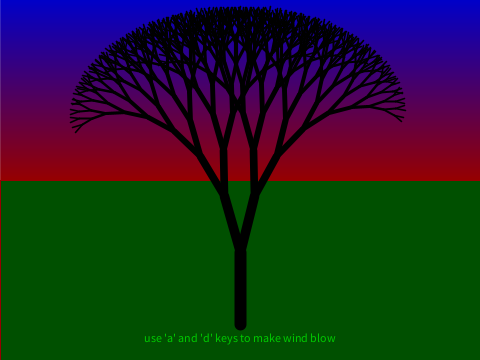
Frame 1 (no input)
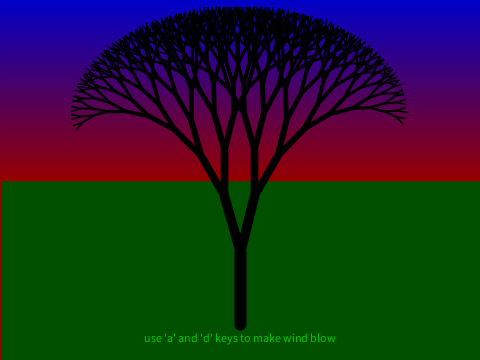
Frame 60 (the mouse pressed at the canvas centre just before this capture)
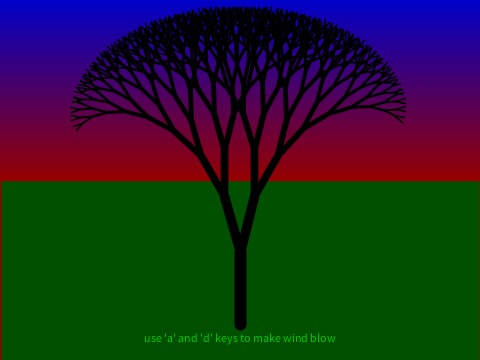
Frame 120 (the mouse held since frame 60 and released just before this capture)

The Processing sketch that drew these frames (run headless with seeded random() and noise(); from frame 60 on, the mouse is pressed at the canvas centre):

// Processing sketch: fractalTreesOFTADemo
// ── fractalTreesOFTADemo.pde
int MAX_BRANCH_LEVEL = 9;
float angleInDegrees = 15;
float MAX_ANGLE_DEGREES = 30;
float trunkHeightMultiplier = 0.2;
float angleShiftInDegrees = 0;
int Y_AXIS = 1;
int X_AXIS = 2;

void setup() {
  size(480, 360);
}

void draw() { 
  background(255);
  //draw sky
  float horizonHeight = height * 0.5;
  setGradient(0, 0, width, horizonHeight, color(0, 0, 200), color(150, 0, 0), Y_AXIS);
  //draw ground
  fill(0, 80, 0);
  rect(0, horizonHeight, width, height);
  pushMatrix();
  //move (0,0) to middle of screen (approximately)
  translate(width/2, height*0.9);
  //flip y-axis so that increasing y moves up screen
  scale(1, -1);

  if (keyPressed) {
    //blow the tree left or right
    if (key == 'a') {
      if (angleShiftInDegrees < MAX_ANGLE_DEGREES) {
        ++angleShiftInDegrees;
      }
    }
    if (key == 'd') {
      if (angleShiftInDegrees > -MAX_ANGLE_DEGREES) {
        --angleShiftInDegrees;
      }
    }
  } else {
    //wind is not blowing, let tree ease back to upgright
    angleShiftInDegrees *= 0.97;
  }

  drawTree(0);
  popMatrix();
  fill(0, 200, 0);
  String help = "use 'a' and 'd' keys to make wind blow";
  text(help, (width - textWidth(help))/2, height * 0.95);
}

void drawTree(int level) {
  if (level > MAX_BRANCH_LEVEL) {
    return;
  }
  //higher levels have thinner trunks...
  float trunkThickness = width * 0.025 * pow(0.8, level);
  strokeWeight(trunkThickness);
  stroke(0);
  float trunkHeight = height * trunkHeightMultiplier * pow(0.8, level);
  line(0, 0, 0, trunkHeight);
  //make top of trunk the new center of screen
  translate(0, trunkHeight);
  //draw left branch (another tree). First, rotate
  float angleInRadians = angleInDegrees * PI /180;
  float angleShiftInRadians = (angleShiftInDegrees + noise(millis()*0.002)) * PI /180;
  pushMatrix();
  rotate(angleInRadians + angleShiftInRadians);
  drawTree(level + 1);
  popMatrix();
  //draw right branch (another tree). First, rotate
  pushMatrix();
  rotate(-angleInRadians + angleShiftInRadians);
  drawTree(level + 1);
  popMatrix();
  
}

void setGradient(int x, int y, float w, float h, color c1, color c2, int axis ) {

  noFill();

  if (axis == Y_AXIS) {  // Top to bottom gradient
    for (int i = y; i <= y+h; i++) {
      float inter = map(i, y, y+h, 0, 1);
      color c = lerpColor(c1, c2, inter);
      stroke(c);
      line(x, i, x+w, i);
    }
  } else if (axis == X_AXIS) {  // Left to right gradient
    for (int i = x; i <= x+w; i++) {
      float inter = map(i, x, x+w, 0, 1);
      color c = lerpColor(c1, c2, inter);
      stroke(c);
      line(i, y, i, y+h);
    }
  }
}
